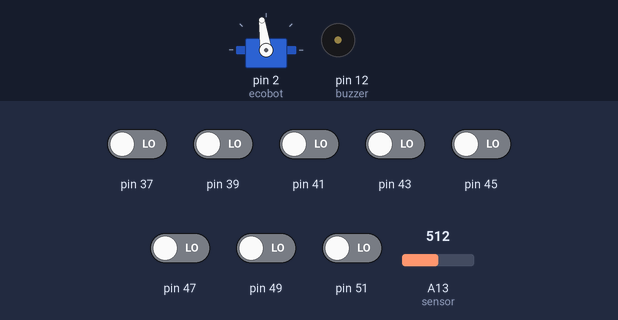
Simulated run of this sketch. Board: Arduino Mega 2560, built with avr-gcc and run on an emulated ATmega2560. Parts: servo, buzzer (waves = sounding, pin HIGH). The test bench sets the inputs (shaded band); at power-on: pin 37, pin 39, pin 41, pin 43, pin 45, pin 47, pin 49, pin 51 LOW, A13 (sensor) = 512. What the sketch prints to the serial monitor is not drawn.

Above: at 1.2 s.
1.3 s: A13 (sensor) set to 122
At 2.9 s:
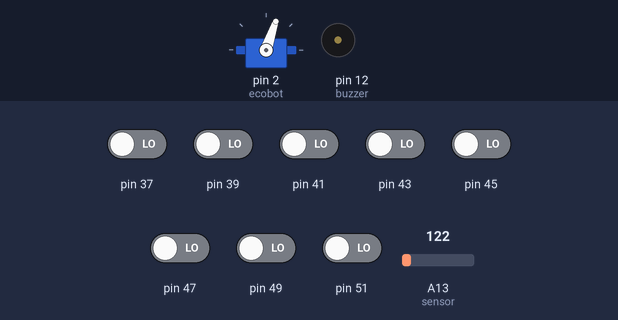
3.2 s: A13 (sensor) set to 716
At 5.4 s:
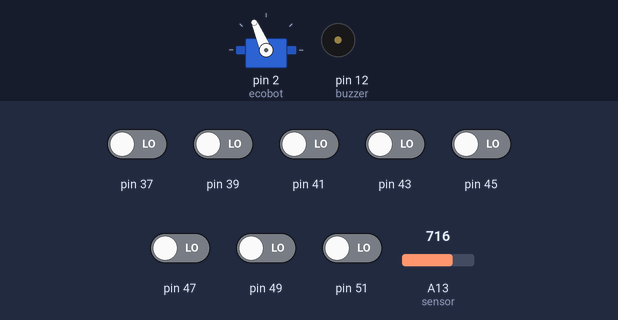
6.0 s: A13 (sensor) set to 900
At 6.3 s:
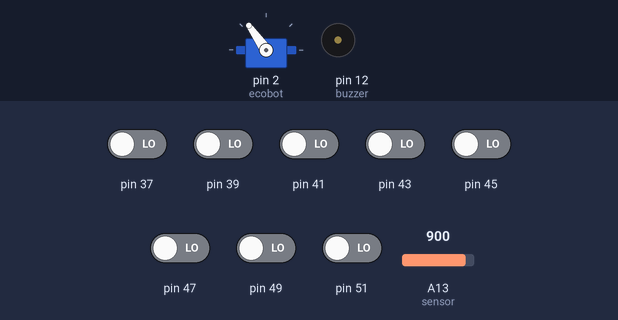
Timing chart, 0 to 9.0 s (numbered marks = the images above; inputs shaded):
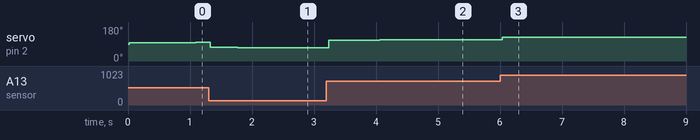

The sketch:

eco_bot_code_documented.ino
```cpp
#include <Servo.h>

Servo ecobot;                //OBJECT for servo

int sensor[500];            //STORING ANALOG VALUE
const byte analogPin = 0;   // Connect AN output of LSA08 to analog pin 0
const byte junctionPulse = 33;
unsigned int junctionCount = 0;
int readVal,pv,ppev;


//MAXTURN VALUES
int maxturn_right=64;  //70
int maxturn_right1=55;            //MAXTURN FOR JUNCTION
int maxturn_left=64;  //42


//VARIABLES FOR PID CALCULATION
double integral=0,derivative=0,proportional=0;
float error_val;
double kp=0.85510;
double ki=0.003;
double kd=0.03555;

//Variables for Digital Mode
int x=0;                      //FOR CONTROLLING THE ROW NUMBER OF prevValue[] array
int dsensor[8];               //FOR STORING INSTANTANEOUS DIGITAL VALUES OF THE SENSOR
int prevValue[10][8];         //FOR STORING  LAST 10 DIGITAL VALUES
int avg[8];                   //STORING THE SUM OF LAST 10 DIGITAL VALUES WHEN SENSOR GOES OUT OF TRACK
int sum=0;                    //STORING SUM OF INSTANTANEOUS DIGITAL VALUES


//VARIABLES FOR SERVOCONTROL
int servospeed;           //ANGLE OF THE SERVO
int servo_set=95; //110   //SET POINT OF THE SERVO
int setpoint=35;          //SET POINT FOR ERROR CALCULATION
int buzzer=12;


                                                          //FUNCTION DEFINITION OF setup() function

      void setup()
      {
            Serial.println("Inside setup()");

            ecobot.attach(2);
            Serial.begin(115200);
            pinMode(junctionPulse,INPUT);
            pinMode(A13,INPUT);
            pinMode(buzzer,OUTPUT);

            Serial.println("Exiting setup()");
      }

                                                              //END OF setup()


                                                              //FUNCTION DEFINITION of sensor_read() FOR READING ANALOG VALUES
void sensor_read()
{
  Serial.println("Inside sensor_read()");

 sensor[5]=analogRead(A13);
 pv=((float)sensor[5]/921)*70;
 Serial.print( "pv=");
 Serial.print( pv);
 Serial.print("\t");
 // if(pv>=74 && ppev<=35 && ppev>=0)
  //{
   // pv=0;
  //}

  Serial.println("Exiting sensor_read()");
}

                                                                //END OF sensor_read()


                                                                  //FUNCTION DEFINITION FOR PID
void pid_calc()
{
  Serial.println("Inside pid_calc()");

  int postion;
  //int setpoint;
  int last_proportional=0;
  postion=pv;
  Serial.print("postion=");
  Serial.print(postion);
  proportional=postion-setpoint;
  Serial.print("    proportional=");
  Serial.print(proportional);
  if(integral>=450&&proportional>0)
  {
    integral=450;
  }

  else if(integral<=-450&&proportional<0)
  {
    integral=-450;
  }
  else
  {
  integral=integral+ proportional;
   }
    Serial.print("  integral=");
  Serial.print(integral);
  derivative=proportional-last_proportional;
  Serial.print("    derivative=");
  Serial.print(derivative);
  last_proportional=proportional;
  Serial.print("    last_proportional=");
  Serial.print(last_proportional);
  error_val=int(proportional*kp+integral*ki+derivative*kd);
  Serial.print("    error_val1=");
  Serial.println(error_val);

    Serial.println("Exiting pid_calc()");
}

                                                                            //END OF pid_calc()


                                         // FUNCTION DEFINITION OF calc_turn() for calculating servospeed according to calculated error_val
void calc_turn()
{
  if(error_val<-maxturn_left)
  {
    error_val= -maxturn_left;
        Serial.print("  error_value2=");
    Serial.print(error_val);
    Serial.print("\t");
  }
  if(error_val>maxturn_right)
  {
    error_val= +maxturn_right;
    Serial.print(" error_value23=");
    Serial.println(error_val);
        Serial.print("\t");
  }
   if (error_val<0)
   {
    servospeed=servo_set+error_val;
    Serial.print("servo_speed=");
    Serial.println(servospeed);

   }

   if (error_val>=0)
   {
    servospeed=servo_set+error_val;
    Serial.print("servo_speed=");
    Serial.println(servospeed);

   }
}

                                                                      //END OF calc_turn()


                                                                  //FUNCTION DEFINITION of servo_speed() FOR SERVO_WRITE
void servo_speed()
{
  ecobot.write(servospeed);
}

                                                                  //END OF servo_speed()


                                                                  //FUNCTION DEFINITION FOR JUNCTION
void junction()
{
      while(pv<50)
      {

      sensor_read();
      /*for(int i=0;i<8;i++){
      Serial.print(dsensor[i]);
      Serial.print(" ");}
      Serial.println();*/
      servospeed=servo_set+maxturn_right1;
      servo_speed();
      Serial.print("servo speed=");
      Serial.println(servospeed);
      Serial.println("RIGHT");

        Serial.println("Junction");
    // Increment junction count by 1 after the junction
    // You can do whatever you want with the junction count
    junctionCount++;
      }

      while(pv>65)
      {

      sensor_read();

      /*for(int i=0;i<8;i++){
      Serial.print(dsensor[i]);
      Serial.print(" ");}
      Serial.println();*/
      servospeed=servo_set+maxturn_right1;
      servo_speed();
      Serial.print("servo speed=");
      Serial.println(servospeed);
      Serial.println("RIGHT");
              Serial.println("Junction");
    // Increment junction count by 1 after the junction
    // You can do whatever you want with the junction count
    junctionCount++;
      }
  }

                                                                                  //END OF  junction()


void read_digital();     //declaration of the function


                                                                              //loop() function
void loop()
{
      sensor_read();            //reading analog values
      read_digital();           //reading digital values


//1ST CONDITION FOR SENSOR GOING OUT OF TRACK ON COMPLETELY MONOCOLORED BACKGROUND DUE TO OVERSHOOT
//CALCULATES THE AVERAGE VALUES( ACTUALLY ONLY THE SUM) OF LAST 10 DIGITAL VALUES

          if(pv>73 && sum==0)
        {

           //calculating the avg values
              for(int i=0;i<8;i++)
              {
                  avg[i]=0;

                   for(int j=0;j<10;j++)
                      avg[i]+=prevValue[j][i];
              }

                            Serial.println("----------------------Avg value-------------------------");
                               for(int i=0;i<8;i++)
                                 {
                                    Serial.print(avg[i]);
                                    Serial.print(" ");
                                 }

                            Serial.println("--------------------------------------------------------");


                            Serial.println();


                        //calculating sum of 3 values of exterme left and extreme right from the array of avg values
                            int lsum=avg[0]+avg[1]+avg[2];//+avg[3];
                            int rsum=avg[6]+avg[7]+avg[5];//+avg[5];


                       //printing the sum of left 3 avg values and sum of right 3 avg values
                               Serial.print("LSUM = ");
                               Serial.print(lsum);
                               Serial.print("      RSUM = ");
                               Serial.println(rsum);


                        if(lsum>rsum)
                       {
                                //condition  for remaining in the left position if sensor values ={0} till bot senses the line
                                while(pv<10||pv>65)
                                {

                                    servospeed=servo_set-maxturn_left;
                                    Serial.println("LEFT due to avg");
                                    servo_speed();
                                    sensor_read();
                                }
                       }


                       else if(rsum>lsum)
                       {
                                 //condition  for remaining in the right position if sensor values ={0} till bot senses the line
                               while(pv<10||pv>65)
                               {
                                    servospeed=servo_set+maxturn_right;
                                    Serial.println("RIGHT due to avg");

                                    servo_speed();
                                    sensor_read();

                               }

                      }

     }

//END OF 1ST CONDITION


//2ND CONDITION FOR JUNCTION
/* else  if(digitalRead(junctionPulse)&&pv<37)
   {
    digitalWrite(buzzer,LOW);
    junction();
    Serial.println(servospeed);
    servo_speed();
    //delay(1250);

   }*/
//END OF 2ND CONDITION


//3RD CONDITION FOR PID CALCULATION
     else
   {
          Serial.print("pv in else condition= ");
          Serial.print(pv);
          Serial.print(" ");
          Serial.print("sum =");
          Serial.println(sum );
          digitalWrite(buzzer,LOW);
         pid_calc();
         calc_turn();

         ppev=pv;
   }
//END OF 3RD CONDITION

   servo_speed();


}

                                                                            //END OF loop()


void read_digital()                                    //DIGITAL READ
{
  //READING INSTANTANEOUS DIGITAL VALUES FROM SENSOR AND STORING IN dsensor[] array
  //AND, CALCULATING SUM OF ALL THE INSTANTANEOUS VALUES AND STORING IN VARIABLE sum
  sum=0;
  dsensor[0]=digitalRead(51);//51
  sum+=dsensor[0];
 dsensor[1]=digitalRead(37);//37
  sum+=dsensor[1];
 dsensor[2]=digitalRead(49);//49
 sum+=dsensor[2];
 dsensor[3]=digitalRead(39);//39
  sum+=dsensor[3];
 dsensor[4]=digitalRead(47);//47
  sum+=dsensor[4];
 dsensor[5]=digitalRead(41);//41
  sum+=dsensor[5];
 dsensor[6]=digitalRead(45);//45
  sum+=dsensor[6];
 dsensor[7]=digitalRead(43);//43
 sum+=dsensor[7];


              //PRINTING SUM OF ALL THE INSTANTANEOUS DIGITAL VALUES FROM VARIABLE sum
              //AND PRINTING ALL THE INSTANTANEOUS DIGITAL VALUES FROM dsensor[] array
               Serial.print("sum in digital read=");
               Serial.println(sum );

                for(int i=0;i<8;i++)
                {
                      Serial.print(dsensor[i]);
                      Serial.print(" ");
                }
                  Serial.println();


  //STORING INSTANTANEOUS  DIGITAL SENSOR VALUES FROM dsensor[] array
  for(int i=0;i<8;i++)
 {
  prevValue[x][i]=dsensor[i];

 }

      //INCREMENTING THE ROW NUMBER OF THE prevValue[] array FOR STORING NEXT SENSOR VALUES
       x++;


      // UPDATING x=0 TO STORE FROM ROW 1 AGAIN AFTER COMPLETION OF 10 VALUES
      //AND PRINTING LAST 10 VALUES
    if(x==10)
    {
      Serial.println();
      Serial.println("----------------------Prev 10 Values-------------------");
      x=0;
      for(int i=0;i<10;i++)
      {for(int j=0;j<8;j++)
      {
        Serial.print(prevValue[i][j]);
        Serial.print(" ");
      }
        Serial.println("-------------------------------------------------");
      }
    }

}
```

Measured:
- after the input at 1.3 s, servo on pin 2 (ecobot): 98° → 72° at once, → 71° 0.44 s later
- after the input at 3.2 s, servo on pin 2 (ecobot): 71° → 110° at once, → 111° 0.24 s later, → 112° 0.58 s later, → 113° 0.49 s later
- after the input at 6.0 s, servo on pin 2 (ecobot): 113° → 125° at once
